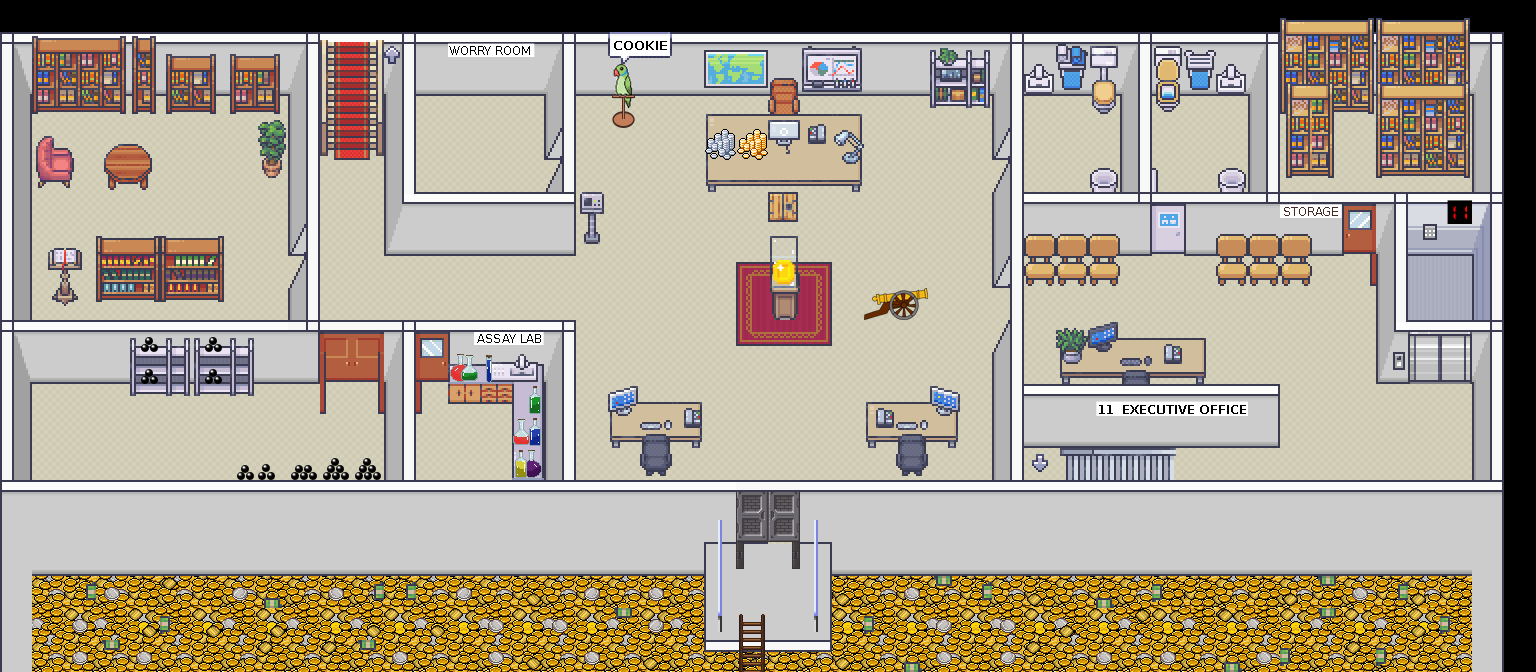

Tiled map render using the project's own tile images. Description and the map definition, with tile-layer contents summarised, below:
An orthogonal 48x21 tile map with 32x32 px tiles, 60 tile layers (exitMain, start, silent, exitDown, ...), 28 tilesets and 8 objects (8x variable).

<map version="1.5" tiledversion="1.7.2" orientation="orthogonal" renderorder="right-down" width="48" height="21" tilewidth="32" tileheight="32" infinite="0" nextlayerid="113" nextobjectid="13">
 <editorsettings>
  <export target="11.json" format="json" />
 </editorsettings>
 <properties>
  <property name="mapCopyright" value="&quot;The Money Bin&quot; by Thoddi is licensed unter CC BY-NC-SA 4.0" />
  <property name="mapDescription" value=" " />
  <property name="mapLink" value=" " />
  <property name="mapName" value="The Money Bin" />
  <property name="script" value="https://static.rc3.world/scripts/default/bundle.js" />
 </properties>
 <tileset firstgid="1" source="../tiles/mapUtilies.tsx" />
 <tileset firstgid="10" source="../tiles/Schilder.tsx" />
 <tileset firstgid="810" source="../tiles/ModernInteriors/Room_Builder_3d_walls_32x32.tsx" />
 <tileset firstgid="2130" source="../tiles/ModernInteriors/26_Condominium_32x32.tsx" />
 <tileset firstgid="2434" source="../tiles/ModernInteriors/1_Generic_32x32.tsx" />
 <tileset firstgid="3682" source="../tiles/ModernInteriors/3_Bathroom_32x32.tsx" />
 <tileset firstgid="4578" source="../tiles/ModernInteriors/5_Classroom_and_library_32x32.tsx" />
 <tileset firstgid="5122" source="../tiles/ModernInteriors/Modern_Office_Shadowless_32x32.tsx" />
 <tileset firstgid="5970" source="../tiles/ModernInteriors/13_Conference_Hall_Shadowless_32x32.tsx" />
 <tileset firstgid="6162" source="../tiles/Interiors_free_32x32.tsx" />
 <tileset firstgid="7586" source="../tiles/cannon.tsx" />
 <tileset firstgid="7594" source="../tiles/spinningCoin.tsx" />
 <tileset firstgid="7602" source="../tiles/ModernInteriors/22_Museum_32x32.tsx" />
 <tileset firstgid="9554" source="../tiles/ModernInteriors/14_Basement_Shadowless_32x32.tsx" />
 <tileset firstgid="10354" source="../tiles/ModernInteriors/animated_trapdoor_11_32x32.tsx" />
 <tileset firstgid="10361" source="../tiles/parrot.tsx" />
 <tileset firstgid="10373" source="../tiles/ModernInteriors/Room_Builder_borders_32x32.tsx" />
 <tileset firstgid="10823" source="../tiles/ModernInteriors/animated_door_big_3_32x32.tsx" />
 <tileset firstgid="10838" source="../tiles/ModernInteriors/animated_door_big_6_32x32.tsx" />
 <tileset firstgid="10853" source="../tiles/Door3_pipo.tsx" />
 <tileset firstgid="10997" source="../tiles/ModernInteriors/12_Kitchen_Shadowless_32x32.tsx" />
 <tileset firstgid="11781" source="../tiles/Potions.tsx" />
 <tileset firstgid="11801" source="../tiles/ModernInteriors/animated_elevator_door_entrance_1_32x32.tsx" />
 <tileset firstgid="11861" source="../tiles/ModernInteriors/ticket_machine_32x32.tsx" />
 <tileset firstgid="11893" source="../tiles/money.tsx" />
 <tileset firstgid="11957" source="../tiles/ModernInteriors/Room_Builder_Walls_32x32.tsx" />
 <tileset firstgid="13237" source="../tiles/base_out_atlas.tsx" />
 <tileset firstgid="14261" source="../tiles/tilesets_deviant_milkian_1.tsx" />
 <layer id="112" name="exitMain" width="48" height="21">
  <properties>
   <property name="exitUrl" value="../main.json" />
  </properties>
  <data>[1008 cells, 1 non-empty, 1 distinct tile ids]</data>
 </layer>
 <layer id="18" name="start" width="48" height="21">
  <properties>
   <property name="startLayer" type="bool" value="true" />
  </properties>
  <data>[1008 cells, 3 non-empty, 1 distinct tile ids]</data>
 </layer>
 <layer id="29" name="silent" width="48" height="21">
  <properties>
   <property name="silent" type="bool" value="true" />
  </properties>
  <data>[1008 cells, 36 non-empty, 1 distinct tile ids]</data>
 </layer>
 <layer id="23" name="exitDown" width="48" height="21">
  <properties>
   <property name="exitUrl" value="10.json#startFromUp" />
  </properties>
  <data>[1008 cells, 2 non-empty, 1 distinct tile ids]</data>
 </layer>
 <layer id="57" name="exitElev" width="48" height="21">
  <properties>
   <property name="exitUrl" value="elevator.json#start11" />
  </properties>
  <data>[1008 cells, 2 non-empty, 1 distinct tile ids]</data>
 </layer>
 <layer id="46" name="exitUp" width="48" height="21">
  <properties>
   <property name="exitUrl" value="12.json#startFromDown" />
  </properties>
  <data>[1008 cells, 2 non-empty, 1 distinct tile ids]</data>
 </layer>
 <layer id="108" name="exitToBin" width="48" height="21">
  <properties>
   <property name="exitUrl" value="moneybin.json#start" />
  </properties>
  <data>[1008 cells, 2 non-empty, 1 distinct tile ids]</data>
 </layer>
 <layer id="111" name="exitTrapdoor" width="48" height="21">
  <properties>
   <property name="exitUrl" value="right.json#startTrap" />
  </properties>
  <data>[1008 cells, 1 non-empty, 1 distinct tile ids]</data>
 </layer>
 <layer id="24" name="startFromDown" width="48" height="21">
  <properties>
   <property name="startLayer" type="bool" value="true" />
  </properties>
  <data>[1008 cells, 2 non-empty, 1 distinct tile ids]</data>
 </layer>
 <layer id="19" name="startFromUp" width="48" height="21">
  <properties>
   <property name="startLayer" type="bool" value="true" />
  </properties>
  <data>[1008 cells, 2 non-empty, 1 distinct tile ids]</data>
 </layer>
 <layer id="58" name="startElev" width="48" height="21">
  <properties>
   <property name="startLayer" type="bool" value="true" />
  </properties>
  <data>[1008 cells, 4 non-empty, 1 distinct tile ids]</data>
 </layer>
 <layer id="107" name="startFromBin" width="48" height="21">
  <properties>
   <property name="startLayer" type="bool" value="true" />
  </properties>
  <data>[1008 cells, 4 non-empty, 1 distinct tile ids]</data>
 </layer>
 <layer id="7" name="Block" width="48" height="21">
  <data>[1008 cells, 305 non-empty, 1 distinct tile ids]</data>
 </layer>
 <layer id="98" name="binStepOut" width="48" height="21">
  <properties>
   <property name="autoClose" type="bool" value="true" />
   <property name="autoOpen" type="bool" value="false" />
   <property name="code" value="86267753" />
   <property name="doorVariable" value="binDoor" />
   <property name="openTriggerMessage" value="Enter Code..." />
   <property name="zone" value="binDoorOutZone" />
  </properties>
  <data>[1008 cells, 2 non-empty, 1 distinct tile ids]</data>
 </layer>
 <layer id="99" name="binStepIn" width="48" height="21">
  <properties>
   <property name="autoClose" type="bool" value="true" />
   <property name="autoOpen" type="bool" value="true" />
   <property name="doorVariable" value="binDoor" />
   <property name="zone" value="binDoorInZone" />
  </properties>
  <data>[1008 cells, 4 non-empty, 1 distinct tile ids]</data>
 </layer>
 <layer id="89" name="publicToiletStep" width="48" height="21">
  <properties>
   <property name="autoClose" type="bool" value="true" />
   <property name="autoOpen" type="bool" value="true" />
   <property name="doorVariable" value="publicToiletDoor" />
   <property name="zone" value="publicToiletZone" />
  </properties>
  <data>[1008 cells, 3 non-empty, 1 distinct tile ids]</data>
 </layer>
 <layer id="102" name="assayLabStep" width="48" height="21">
  <properties>
   <property name="autoClose" type="bool" value="true" />
   <property name="autoOpen" type="bool" value="true" />
   <property name="doorVariable" value="assayLabDoor" />
   <property name="zone" value="assayLabZone" />
  </properties>
  <data>[1008 cells, 4 non-empty, 1 distinct tile ids]</data>
 </layer>
 <layer id="76" name="parrotStep" width="48" height="21">
  <properties>
   <property name="autoClose" type="bool" value="true" />
   <property name="autoOpen" type="bool" value="true" />
   <property name="doorVariable" value="parrotDoor" />
   <property name="zone" value="parrotZone" />
  </properties>
  <data>[1008 cells, 1 non-empty, 1 distinct tile ids]</data>
 </layer>
 <layer id="86" name="armoryStep" width="48" height="21">
  <properties>
   <property name="autoClose" type="bool" value="true" />
   <property name="autoOpen" type="bool" value="true" />
   <property name="doorVariable" value="armoryDoor" />
   <property name="zone" value="armoryZone" />
  </properties>
  <data>[1008 cells, 6 non-empty, 1 distinct tile ids]</data>
 </layer>
 <layer id="77" name="trapdoorStep" width="48" height="21">
  <properties>
   <property name="autoClose" type="bool" value="true" />
   <property name="autoOpen" type="bool" value="true" />
   <property name="doorVariable" value="trapdoor" />
   <property name="zone" value="trapdoorZone" />
  </properties>
  <data>[1008 cells, 6 non-empty, 1 distinct tile ids]</data>
 </layer>
 <layer id="93" name="storageStep" width="48" height="21">
  <properties>
   <property name="autoClose" type="bool" value="true" />
   <property name="autoOpen" type="bool" value="true" />
   <property name="doorVariable" value="storageDoor" />
   <property name="zone" value="storageZone" />
  </properties>
  <data>[1008 cells, 4 non-empty, 1 distinct tile ids]</data>
 </layer>
 <layer id="104" name="elevatorStep" width="48" height="21">
  <properties>
   <property name="autoClose" type="bool" value="true" />
   <property name="autoOpen" type="bool" value="true" />
   <property name="doorVariable" value="elevatorDoor" />
   <property name="zone" value="elevatorZone" />
  </properties>
  <data>[1008 cells, 4 non-empty, 1 distinct tile ids]</data>
 </layer>
 <layer id="22" name="Floor" width="48" height="21">
  <data>[1008 cells, 895 non-empty, 10 distinct tile ids]</data>
 </layer>
 <layer id="73" name="Floor2" width="48" height="21">
  <data>[1008 cells, 91 non-empty, 16 distinct tile ids]</data>
 </layer>
 <layer id="78" name="trapdoorOpen" width="48" height="21">
  <data>[1008 cells, 1 non-empty, 1 distinct tile ids]</data>
 </layer>
 <layer id="79" name="trapdoorClose" width="48" height="21">
  <data>[1008 cells, 1 non-empty, 1 distinct tile ids]</data>
 </layer>
 <layer id="26" name="Wall-BehindPlayer" width="48" height="21">
  <data>[1008 cells, 266 non-empty, 23 distinct tile ids]</data>
 </layer>
 <layer id="87" name="publicToiletOpen" width="48" height="21">
  <data>[1008 cells, 3 non-empty, 3 distinct tile ids]</data>
 </layer>
 <layer id="91" name="storageOpen" width="48" height="21">
  <data>[1008 cells, 3 non-empty, 3 distinct tile ids]</data>
 </layer>
 <layer id="30" name="Toilett" width="48" height="21">
  <data>[1008 cells, 12 non-empty, 11 distinct tile ids]</data>
 </layer>
 <layer id="59" name="Desks etc 1" width="48" height="21">
  <data>[1008 cells, 130 non-empty, 94 distinct tile ids]</data>
 </layer>
 <layer id="63" name="On Desk 1" width="48" height="21">
  <data>[1008 cells, 20 non-empty, 19 distinct tile ids]</data>
 </layer>
 <layer id="61" name="Chair 1" width="48" height="21">
  <data>[1008 cells, 19 non-empty, 6 distinct tile ids]</data>
 </layer>
 <layer id="38" name="WallDecoration" width="48" height="21">
  <data>[1008 cells, 10 non-empty, 10 distinct tile ids]</data>
 </layer>
 <layer id="82" name="armoryClose1" width="48" height="21">
  <data>[1008 cells, 2 non-empty, 1 distinct tile ids]</data>
 </layer>
 <layer id="85" name="armoryOpen" width="48" height="21">
  <data>[1008 cells, 6 non-empty, 3 distinct tile ids]</data>
 </layer>
 <layer id="45" name="DoorsBehind" width="48" height="21">
  <data>[1008 cells, 0 non-empty, 0 distinct tile ids]</data>
 </layer>
 <layer id="47" name="elevatorClose1" width="48" height="21">
  <data>[1008 cells, 2 non-empty, 2 distinct tile ids]</data>
 </layer>
 <layer id="103" name="elevatorOpen1" width="48" height="21">
  <data>[1008 cells, 2 non-empty, 2 distinct tile ids]</data>
 </layer>
 <layer id="10" name="Stairs" width="48" height="21">
  <data>[1008 cells, 13 non-empty, 13 distinct tile ids]</data>
 </layer>
 <layer id="69" name="Stairs2" width="48" height="21">
  <data>[1008 cells, 8 non-empty, 8 distinct tile ids]</data>
 </layer>
 <layer id="101" name="assayLabOpen" width="48" height="21">
  <data>[1008 cells, 3 non-empty, 3 distinct tile ids]</data>
 </layer>
 <layer id="88" name="publicToiletClose" width="48" height="21">
  <data>[1008 cells, 2 non-empty, 2 distinct tile ids]</data>
 </layer>
 <objectgroup id="17" name="floorLayer">
  <object id="5" name="parrotDoor" type="variable" x="624.333" y="141.667">
   <properties>
    <property name="closeLayer" value="parrotClose" />
    <property name="default" type="bool" value="false" />
    <property name="door" type="bool" value="true" />
    <property name="openLayer" value="parrotOpen" />
   </properties>
   <point />
  </object>
  <object id="8" name="publicToiletDoor" type="variable" x="1171.65" y="244.852">
   <properties>
    <property name="closeLayer" value="publicToiletClose" />
    <property name="default" type="bool" value="false" />
    <property name="door" type="bool" value="true" />
    <property name="openLayer" value="publicToiletOpen" />
   </properties>
   <point />
  </object>
  <object id="11" name="assayLabDoor" type="variable" x="433.648" y="382.852">
   <properties>
    <property name="closeLayer" value="assayLabClose" />
    <property name="default" type="bool" value="false" />
    <property name="door" type="bool" value="true" />
    <property name="openLayer" value="assayLabOpen" />
   </properties>
   <point />
  </object>
  <object id="10" name="binDoor" type="variable" x="769.648" y="533.852">
   <properties>
    <property name="closeLayer" value="binClose" />
    <property name="default" type="bool" value="false" />
    <property name="door" type="bool" value="true" />
    <property name="openLayer" value="binOpen" />
   </properties>
   <point />
  </object>
  <object id="9" name="storageDoor" type="variable" x="1359.65" y="254.852">
   <properties>
    <property name="closeLayer" value="storageClose" />
    <property name="default" type="bool" value="false" />
    <property name="door" type="bool" value="true" />
    <property name="openLayer" value="storageOpen" />
   </properties>
   <point />
  </object>
  <object id="12" name="elevatorDoor" type="variable" x="1442.98" y="380.852">
   <properties>
    <property name="closeLayer">elevatorClose1
elevatorClose2</property>
    <property name="default" type="bool" value="false" />
    <property name="door" type="bool" value="true" />
    <property name="openLayer">elevatorOpen1
elevatorOpen2</property>
   </properties>
   <point />
  </object>
  <object id="7" name="armoryDoor" type="variable" x="353" y="381">
   <properties>
    <property name="closeLayer">armoryClose1
armoryClose2</property>
    <property name="default" type="bool" value="false" />
    <property name="door" type="bool" value="true" />
    <property name="openLayer" value="armoryOpen" />
   </properties>
   <point />
  </object>
  <object id="6" name="trapdoor" type="variable" x="785" y="212">
   <properties>
    <property name="closeLayer" value="trapdoorClose" />
    <property name="default" type="bool" value="false" />
    <property name="door" type="bool" value="true" />
    <property name="openLayer" value="trapdoorOpen" />
   </properties>
   <point />
  </object>
 </objectgroup>
 <layer id="72" name="Garbage" width="48" height="21">
  <data>[1008 cells, 2 non-empty, 1 distinct tile ids]</data>
 </layer>
 <layer id="1" name="Wall-BeforePlayer" width="48" height="21">
  <data>[1008 cells, 120 non-empty, 16 distinct tile ids]</data>
 </layer>
 <layer id="60" name="Desks etc 2" width="48" height="21">
  <data>[1008 cells, 43 non-empty, 31 distinct tile ids]</data>
 </layer>
 <layer id="64" name="On Desk 2" width="48" height="21">
  <data>[1008 cells, 19 non-empty, 14 distinct tile ids]</data>
 </layer>
 <layer id="67" name="Glass" width="48" height="21">
  <data>[1008 cells, 2 non-empty, 2 distinct tile ids]</data>
 </layer>
 <layer id="31" name="Toilett 2" width="48" height="21">
  <data>[1008 cells, 0 non-empty, 0 distinct tile ids]</data>
 </layer>
 <layer id="21" name="WallDecorationsBeforePlayer" width="48" height="21">
  <data>[1008 cells, 16 non-empty, 16 distinct tile ids]</data>
 </layer>
 <layer id="74" name="parrotOpen" width="48" height="21">
  <data>[1008 cells, 2 non-empty, 2 distinct tile ids]</data>
 </layer>
 <layer id="75" name="parrotClose" width="48" height="21">
  <data>[1008 cells, 2 non-empty, 2 distinct tile ids]</data>
 </layer>
 <layer id="106" name="elevatorClose2" width="48" height="21">
  <data>[1008 cells, 2 non-empty, 2 distinct tile ids]</data>
 </layer>
 <layer id="105" name="elevatorOpen2" width="48" height="21">
  <data>[1008 cells, 2 non-empty, 2 distinct tile ids]</data>
 </layer>
 <layer id="83" name="armoryClose2" width="48" height="21">
  <data>[1008 cells, 2 non-empty, 1 distinct tile ids]</data>
 </layer>
 <layer id="96" name="binOpen" width="48" height="21">
  <data>[1008 cells, 6 non-empty, 6 distinct tile ids]</data>
 </layer>
 <layer id="92" name="storageClose" width="48" height="21">
  <data>[1008 cells, 2 non-empty, 2 distinct tile ids]</data>
 </layer>
 <layer id="97" name="binClose" width="48" height="21">
  <data>[1008 cells, 4 non-empty, 4 distinct tile ids]</data>
 </layer>
 <layer id="100" name="assayLabClose" width="48" height="21">
  <data>[1008 cells, 2 non-empty, 2 distinct tile ids]</data>
 </layer>
 <layer id="80" name="Wall-aboveDoor" width="48" height="21">
  <data>[1008 cells, 38 non-empty, 10 distinct tile ids]</data>
 </layer>
</map>
